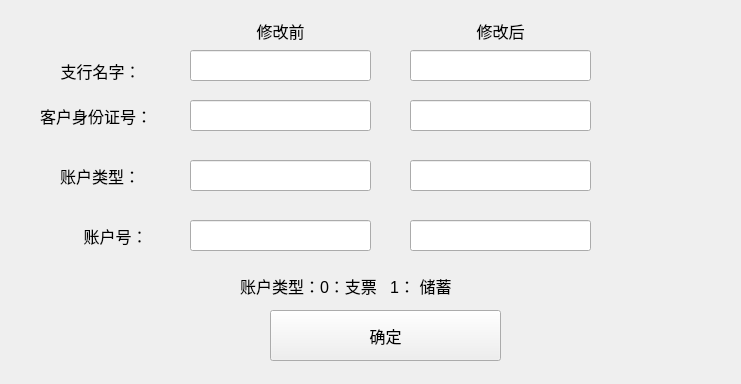
<?xml version="1.0" encoding="UTF-8"?>
<ui version="4.0">
 <class>TransactUpdate</class>
 <widget class="QWidget" name="TransactUpdate">
  <property name="geometry">
   <rect>
    <x>0</x>
    <y>0</y>
    <width>741</width>
    <height>384</height>
   </rect>
  </property>
  <property name="windowTitle">
   <string>New Value</string>
  </property>
  <widget class="QLineEdit" name="Before_3">
   <property name="geometry">
    <rect>
     <x>190</x>
     <y>160</y>
     <width>181</width>
     <height>31</height>
    </rect>
   </property>
   <property name="font">
    <font>
     <pointsize>12</pointsize>
    </font>
   </property>
  </widget>
  <widget class="QLineEdit" name="Before_1">
   <property name="geometry">
    <rect>
     <x>190</x>
     <y>50</y>
     <width>181</width>
     <height>31</height>
    </rect>
   </property>
   <property name="font">
    <font>
     <pointsize>12</pointsize>
    </font>
   </property>
  </widget>
  <widget class="QLineEdit" name="Before_4">
   <property name="geometry">
    <rect>
     <x>190</x>
     <y>220</y>
     <width>181</width>
     <height>31</height>
    </rect>
   </property>
   <property name="font">
    <font>
     <pointsize>12</pointsize>
    </font>
   </property>
  </widget>
  <widget class="QLineEdit" name="Before_2">
   <property name="geometry">
    <rect>
     <x>190</x>
     <y>100</y>
     <width>181</width>
     <height>31</height>
    </rect>
   </property>
   <property name="font">
    <font>
     <pointsize>12</pointsize>
    </font>
   </property>
  </widget>
  <widget class="QPushButton" name="pushButton">
   <property name="geometry">
    <rect>
     <x>270</x>
     <y>310</y>
     <width>231</width>
     <height>51</height>
    </rect>
   </property>
   <property name="font">
    <font>
     <pointsize>12</pointsize>
    </font>
   </property>
   <property name="text">
    <string>确定</string>
   </property>
  </widget>
  <widget class="QLabel" name="label_4">
   <property name="geometry">
    <rect>
     <x>230</x>
     <y>20</y>
     <width>101</width>
     <height>21</height>
    </rect>
   </property>
   <property name="font">
    <font>
     <pointsize>12</pointsize>
    </font>
   </property>
   <property name="text">
    <string>修改前</string>
   </property>
   <property name="alignment">
    <set>Qt::AlignCenter</set>
   </property>
  </widget>
  <widget class="QLineEdit" name="After_1">
   <property name="geometry">
    <rect>
     <x>410</x>
     <y>50</y>
     <width>181</width>
     <height>31</height>
    </rect>
   </property>
   <property name="font">
    <font>
     <pointsize>12</pointsize>
    </font>
   </property>
  </widget>
  <widget class="QLineEdit" name="After_2">
   <property name="geometry">
    <rect>
     <x>410</x>
     <y>100</y>
     <width>181</width>
     <height>31</height>
    </rect>
   </property>
   <property name="font">
    <font>
     <pointsize>12</pointsize>
    </font>
   </property>
  </widget>
  <widget class="QLabel" name="label_5">
   <property name="geometry">
    <rect>
     <x>450</x>
     <y>20</y>
     <width>101</width>
     <height>21</height>
    </rect>
   </property>
   <property name="font">
    <font>
     <pointsize>12</pointsize>
    </font>
   </property>
   <property name="text">
    <string>修改后</string>
   </property>
   <property name="alignment">
    <set>Qt::AlignCenter</set>
   </property>
  </widget>
  <widget class="QLineEdit" name="After_3">
   <property name="geometry">
    <rect>
     <x>410</x>
     <y>160</y>
     <width>181</width>
     <height>31</height>
    </rect>
   </property>
   <property name="font">
    <font>
     <pointsize>12</pointsize>
    </font>
   </property>
  </widget>
  <widget class="QLineEdit" name="After_4">
   <property name="geometry">
    <rect>
     <x>410</x>
     <y>220</y>
     <width>181</width>
     <height>31</height>
    </rect>
   </property>
   <property name="font">
    <font>
     <pointsize>12</pointsize>
    </font>
   </property>
  </widget>
  <widget class="QLabel" name="label_ID">
   <property name="geometry">
    <rect>
     <x>60</x>
     <y>220</y>
     <width>111</width>
     <height>31</height>
    </rect>
   </property>
   <property name="font">
    <font>
     <pointsize>12</pointsize>
     <weight>50</weight>
     <bold>false</bold>
    </font>
   </property>
   <property name="text">
    <string>账户号：</string>
   </property>
   <property name="alignment">
    <set>Qt::AlignCenter</set>
   </property>
  </widget>
  <widget class="QLabel" name="label_type">
   <property name="geometry">
    <rect>
     <x>60</x>
     <y>160</y>
     <width>111</width>
     <height>31</height>
    </rect>
   </property>
   <property name="font">
    <font>
     <pointsize>12</pointsize>
    </font>
   </property>
   <property name="text">
    <string>账户类型：</string>
   </property>
  </widget>
  <widget class="QLabel" name="label_ID_card">
   <property name="geometry">
    <rect>
     <x>40</x>
     <y>100</y>
     <width>141</width>
     <height>31</height>
    </rect>
   </property>
   <property name="font">
    <font>
     <pointsize>12</pointsize>
     <weight>50</weight>
     <bold>false</bold>
    </font>
   </property>
   <property name="text">
    <string>客户身份证号：</string>
   </property>
  </widget>
  <widget class="QLabel" name="label">
   <property name="geometry">
    <rect>
     <x>240</x>
     <y>270</y>
     <width>311</width>
     <height>31</height>
    </rect>
   </property>
   <property name="font">
    <font>
     <pointsize>12</pointsize>
    </font>
   </property>
   <property name="text">
    <string>账户类型：0：支票   1： 储蓄</string>
   </property>
  </widget>
  <widget class="QLabel" name="label_BN">
   <property name="geometry">
    <rect>
     <x>30</x>
     <y>50</y>
     <width>141</width>
     <height>41</height>
    </rect>
   </property>
   <property name="font">
    <font>
     <pointsize>12</pointsize>
    </font>
   </property>
   <property name="text">
    <string>支行名字：</string>
   </property>
   <property name="alignment">
    <set>Qt::AlignCenter</set>
   </property>
  </widget>
 </widget>
 <resources/>
 <connections/>
</ui>
